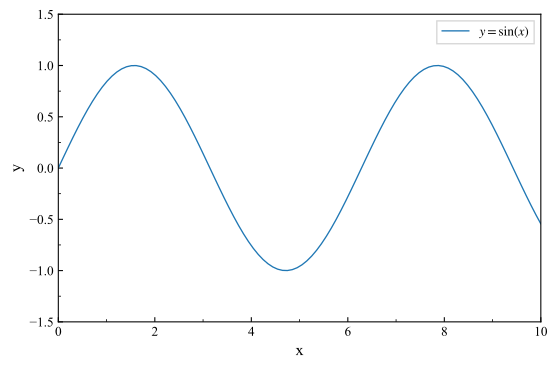

The script that saved this image:
from pltsci import whole_plot_set, set_ticks, cm
import matplotlib.pyplot as plt
import numpy as np

# 设置全局绘图参数
whole_plot_set()  # 全宽图片参数设置
fig, ax = plt.subplots(figsize=(15 * cm, 10 * cm), dpi=300)  # 创建图形 (使用厘米单位)

# 创建示例数据
x = np.linspace(0, 10, 100)
y = np.sin(x)

ax.plot(x, y, label="$y=\\sin(x)$")

# 设置坐标轴范围和刻度
set_ticks(ax, xrange=(0, 10, 2), yrange=(-1.5, 1.5, 0.5))

# 添加标签和图例
ax.set_xlabel("x", fontsize=12)
ax.set_ylabel("y", fontsize=12)
ax.legend()

plt.tight_layout()
fig.savefig("examples/whole_plot.svg", bbox_inches="tight")
# fig.savefig("examples/whole_plot.jpg", bbox_inches="tight", dpi=1200) # 位图记得设置高分辨率
